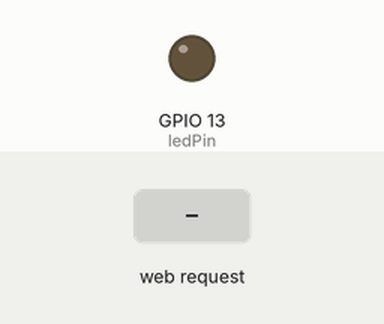
Bench run of a sketch on a simulated ESP8266 (NodeMCU). Parts: output pins drawn as LEDs (lit = HIGH). Inputs (shaded band) come from the test bench. WiFi joins after 1.5 s; servers stay silent unless stated; what the sketch prints to the serial monitor is not drawn.

Above: at 2.8 s.
2.9 s: HTTP request GET /device1=on received
At 4.0 s:
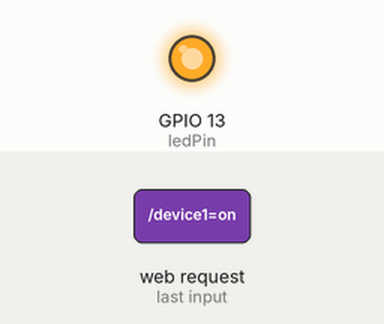
4.4 s: HTTP request GET /device1=off received
At 5.1 s:
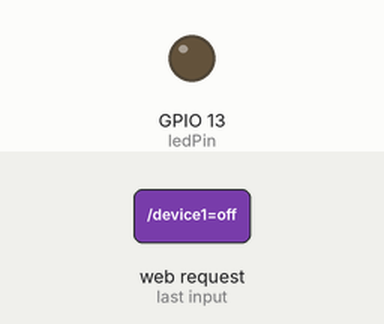
Timing chart, 0 to 7.4 s (numbered marks = the images above; inputs shaded):
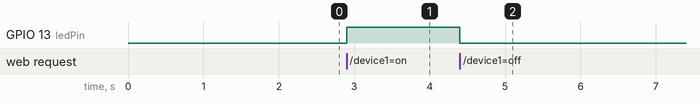

Measured:
- after the input at 2.9 s, GPIO 13 (ledPin): LOW → HIGH at once
- after the input at 4.4 s, GPIO 13 (ledPin): HIGH → LOW at once

The sketch:

un_peu_de_lumiere.ino
```cpp
#include <ESP8266WiFi.h>

// declare variables
const String wifiName = "Redmi Note 9T";
const String wifiPass = "Aqwaba2000";
const int    ledPin   = 13;
int value = LOW;
WiFiServer server(80);


void setup() {
  Serial.begin(9600);
  // initialize led
  pinMode(ledPin, OUTPUT);
  digitalWrite(ledPin, LOW);

  // let try to connect to WIFI
  Serial.print("ESP8266 TRYING TO CONNECT NETWORK =>  ");
  Serial.println(wifiName);
  WiFi.begin(wifiName, wifiPass);
  while (WiFi.status() != WL_CONNECTED) {
    delay(400);
    Serial.print(". ");
  }
  Serial.print("\nConnected\n");

  // let start our web server
  server.begin();
  Serial.println("================= Server started =================");
  Serial.print("Use this url to connect :\t\thttp://");
  Serial.println(WiFi.localIP());
}

void loop() {
  // get new connexion
  WiFiClient client = server.available();

  if (client) {
    // give view to client
    renderHtml(client, wifiName);

    //waiting for user send something
    Serial.println("user = new Action()");
    while(!client.available()){
      delay(1);
    }

    //get url to find user action
    String request = client.readStringUntil('\r');
    Serial.println(request);
    client.flush();

    //traitment
    if (request.indexOf("/device1=on") != -1)  {
      digitalWrite(ledPin, HIGH);
      value = HIGH;
    }
    if (request.indexOf("/device1=off") != -1)  {
      digitalWrite(ledPin, LOW);
      value = LOW;
    }
  }
  client.stop();
}

void renderHtml(WiFiClient client, String wifiName) {
  client.println("");
  client.println("<!DOCTYPE HTML>");
  client.println("<html>");
  client.println("<head>");
  client.println("<meta charset='UTF-8'/>");
  client.println("<title>IoT - MANAGER PAGE</title>");
  client.println("<style>");
  client.println("a{ text-decoration: none; font-weight: bold;} h2{font-size: 1em; text-align: center;} table{border-collapse: collapse; width: 100%;}");
  client.println("td{border: 1px solid #f08713; padding: 0.2em;} table tr td:last-of-type{width: 200px;}");
  client.println("table tr:first-of-type{font-weight: bold;}button:hover{background-color: #f08713; border: 1px solid #ddd;border-radius: 5px;color: white;cursor: pointer;}</style>");
  client.println("</head>");
  client.println("<body style='background-color: #2c94c4; margin: 0; font-family: system-ui;'>");
  client.println("<header style='color: black; padding: 0.8em; background-color: #0068b8; margin: auto;'>");
  client.println("<h1 style='text-align: center; color: black; padding: 0.5em; background-color: #fff; display: inline-block; margin: auto; border-radius: 10px; font-size: 1.1em;'>AIoT Club</h1>");
  client.println("<h1 style='text-align: center; color: black; padding: 0.5em; background-color: #fff; display: inline-block; margin: auto; border-radius: 10px; font-size: 1.1em; float: right; background-color: #f08713;'>WiFi : ");
  client.print(wifiName);
  client.println("</h1></header>");
  client.println("<div id='mainPage' style='width: 90%; height: 90vh; margin: auto; position: relative; top: 1.5em; display:flex; align-items:center; justify-content:center;'>");

  client.println("<a href='/device1=on'><button style='height: 60px; width: 120px; margin-right:0.5em;'> ON </button></a>");
  client.println("<a href='/device1=off'><button style='height: 60px; width: 120px;'> OFF </button></a>");

  client.println("</div>");

  client.println("</body>");
  client.println("</html>");
}
```
